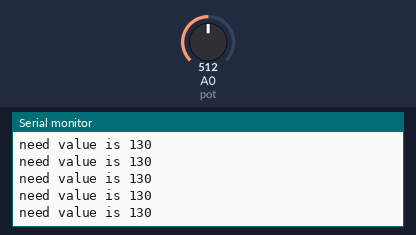
The sketch below on a simulated Arduino Uno, built with avr-gcc and run on an emulated ATmega328P. Shown: the last lines printed to the serial monitor. The inputs (shaded band) are chosen by the test bench; at power-on: A0 (pot) = 512.

Above: at 1.2 s.
1.3 s: A0 (pot) set to 716
At 1.56 s:
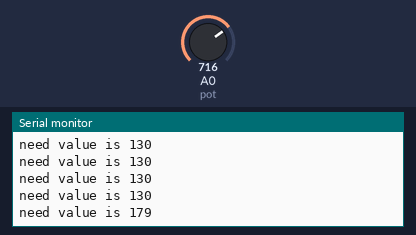
2.8 s: A0 (pot) set to 900
At 2.96 s:
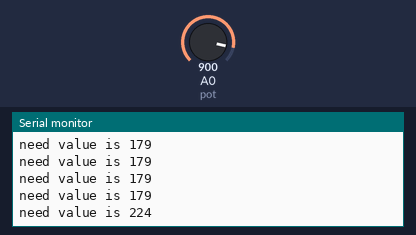
Timing chart, 0 to 5.8 s (numbered marks = the images above; inputs shaded):
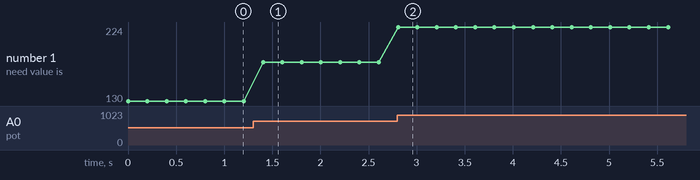

Measured:
- after the input at 1.3 s, the serial monitor: prints a new line after 0.10 s (image 1)
- after the input at 2.8 s, the serial monitor: prints a new line at once (image 2)
- plotted number 1: 130 → 179 after the input at 1.3 s, 179 → 224 after the input at 2.8 s

The sketch:

mapfun.ino
```cpp
// this function is based on analog read where we convert the analog read into a certain scalable measure.
#define pot A0
void setup() {
  Serial.begin(9600);
  pinMode(pot,INPUT);

}

void loop() {
  int x= analogRead(pot); // reading and storing variable voltage at pin A0 into x.
  /*
  I'm running this code on Arduino UNO.
  The ADC on the Arduino is a 10-bit ADC meaning it has the ability to detect 1,024 (2^10) discrete analog levels.
  Based upon the microcontroller your using you have to know the maximum value of analog read.
  It can be calculated with powering ADC bit value of mcu  to base 2 (2^n).[n is ADC bit value.]
  */
  int need_value=map(x,0,1023,5,255); // map function used to scale the reading.
                                      // syntax: map(value, fromLow, fromHigh, toLow, toHigh)
  Serial.println("need value is " + String(need_value)); // converted int to string to print in a lines.
  delay(200);
}
```
